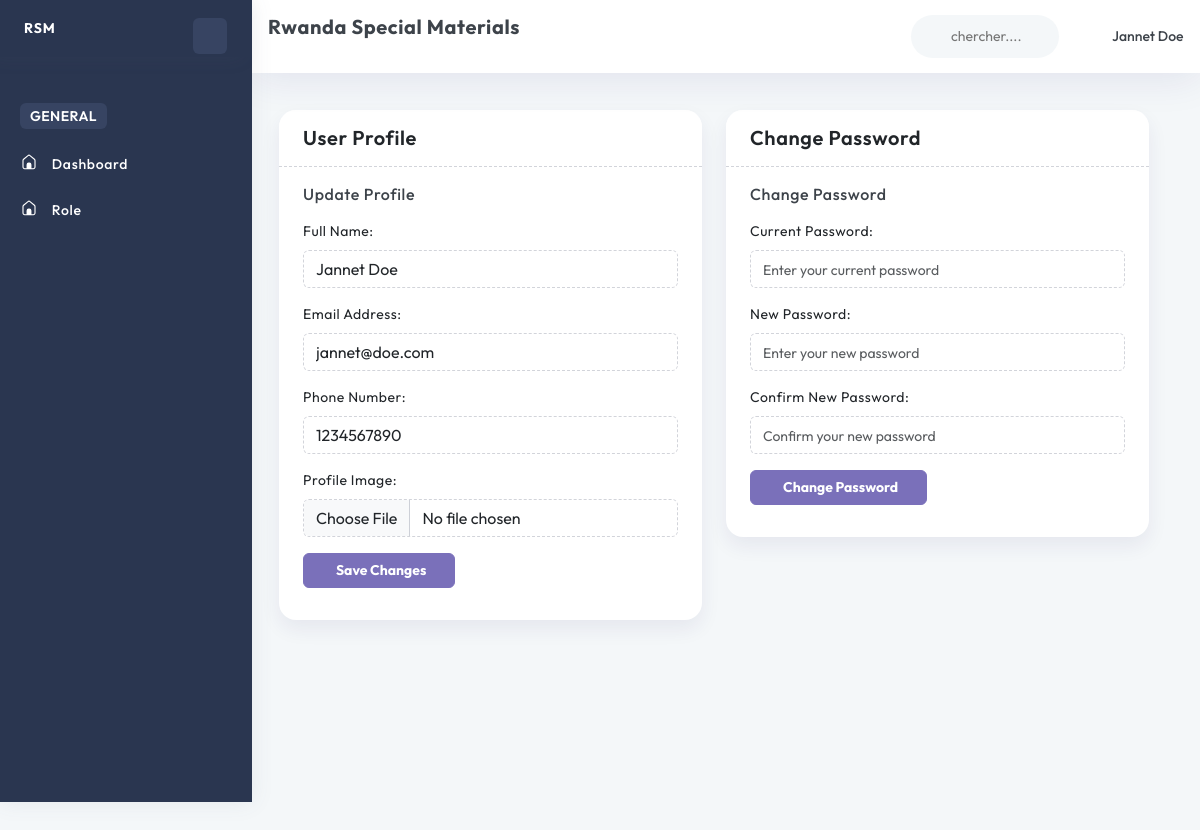
The app's page /profile/ (signed in) with its own data.
### account/models.py (models this page shows, shortened)
class User(AbstractBaseUser, PermissionsMixin):
    email = models.EmailField(unique=True)
    name = models.CharField(max_length=255)
    phone_number = models.CharField(max_length=15, unique=True)
    image = ProcessedImageField(
        upload_to=user_image_path,
        processors=[ResizeToFill(720, 720)],
        format='JPEG',
        options={'quality': 90},
        null=True,
        blank=True,
    )
    role = models.ForeignKey(Role, on_delete=models.SET_NULL, null=True, blank=True)
    slug = models.SlugField(unique=True, max_length=255, null=True, blank=True)
    added_by = models.ForeignKey('self', on_delete=models.CASCADE, null=True, blank=True, related_name='added_users')
    is_active = models.BooleanField(default=True)
    is_staff = models.BooleanField(default=False)
    created_at = models.DateTimeField(default=timezone.now)
    updated_at = models.DateTimeField(auto_now=True)
    objects = CustomUserManager()
    USERNAME_FIELD = 'email'
    REQUIRED_FIELDS = ['name', 'phone_number']

### account/views.py (the view, shortened to what this page needs)
# urls.py: path('profile/', userProfile, name='userProfile'),
@login_required
def userProfile(request):
    user = request.user
    profile_form = UserProfileForm(instance=user)
    password_form = PasswordChangeForm(user=user)
    context = {
        'profile_form': profile_form,
        'password_form': password_form,
    }
    return render(request, 'pages/auth/profile.html', context)

### templates/pages/auth/profile.html (shortened to what this page needs)
{% extends 'layouts/app.html' %}
{% load static %}
{% block content %}
    <div class="container-fluid">
        <div class="row">
            <div class="row">
                <div class="col-xl-6">
                    <div class="card">
                        <div class="card-header">
                            <h4 class="card-title mb-0">User Profile</h4>
                        </div>
                        <div class="card-body">
                            <form method="post" enctype="multipart/form-data" action="{% url 'auth:userProfile' %}">
                                <h5 class="mb-3">Update Profile</h5>
                                <div class="mb-3">
                                    {{ profile_form.name.label_tag }}
                                    {{ profile_form.name }}
                                </div>
                                <div class="mb-3">
                                    {{ profile_form.email.label_tag }}
                                    {{ profile_form.email }}
                                </div>
                                <div class="mb-3">
                                    {{ profile_form.phone_number.label_tag }}
                                    {{ profile_form.phone_number }}
                                </div>
                                <div class="mb-3">
                                    {{ profile_form.image.label_tag }}
                                    {{ profile_form.image }}
                                </div>
                                <div class="mb-3 text-start">
                                    <button class="btn btn-primary btn-block" type="submit" name="update_profile">
                                        <span class="fw-bold">
                                            Save Changes
                                        </span>
                                    </button>
                                </div>
                            </form>
                        </div>
                    </div>
                </div>
                <div class="col-xl-6">
                    <div class="card">
                        <div class="card-header">
                            <h4 class="card-title mb-0">Change Password</h4>
                        </div>
                        <div class="card-body">
                            <form method="post" action="{% url 'auth:userProfile' %}">
                                <h5 class="mb-3">Change Password</h5>
                                <div class="mb-3">
                                    {{ password_form.current_password.label_tag }}
                                    {{ password_form.current_password }}
                                </div>
                                <div class="mb-3">
                                    {{ password_form.new_password.label_tag }}
                                    {{ password_form.new_password }}
                                </div>
                                <div class="mb-3">
                                    {{ password_form.confirm_new_password.label_tag }}
                                    {{ password_form.confirm_new_password }}
                                </div>
                                <div class="mb-3 text-start">
                                    <button class="btn btn-primary btn-block" type="submit" name="change_password">
                                        <span class="fw-bold">
                                            Change Password
                                        </span>
                                    </button>
                                </div>
                            </form>
                        </div>
                    </div>
                </div>
            </div>
        </div>
    </div>
{% endblock %}

### templates/inc/header.html (shortened to what this page needs)
{% load static %}
<div class="page-header row">
    <div class="col-4 col-xl-4 page-title">
        <h4 class="f-w-700">Rwanda Special Materials</h4>
    </div>
    <div class="header-wrapper col m-0">
        <div class="row">
            <div class="nav-right col-xxl-8 col-xl-6 col-md-7 col-8 pull-right right-header p-0 ms-auto">
                <ul class="nav-menus">
                    <li>
                        <div class="form-group w-100">
                            <div class="Typeahead Typeahead--twitterUsers">
                                <div class="u-posRelative d-flex align-items-center">
                                    <svg class="search-bg svg-color">
                                        <use href="{% static 'svg/icon-sprite.svg#search' %}"></use>
                                    </svg>
                                    <input class="demo-input py-0 Typeahead-input form-control-plaintext w-100" type="text" placeholder="chercher...." name="q" title="">
                                </div>
                            </div>
                        </div>
                    </li>
                    <li class="profile-nav onhover-dropdown px-0 py-0">
                        <div class="d-flex profile-media align-items-center">
                            <div class="flex-grow-1">
                                <span>
                                    {{ request.user.name }}
                                </span>
                            </div>
                        </div>
                    </li>
                </ul>
            </div>
        </div>
    </div>
</div>

### records on screen
User: user.name "Jannet Doe", name "Jannet Doe", email "jannet@doe.com", phone_number "1234567890"

### other values on screen
{{ profile_form.name.label_tag }} "Full Name:"
{{ profile_form.email.label_tag }} "Email Address:"
{{ profile_form.phone_number.label_tag }} "Phone Number:"
{{ profile_form.image.label_tag }} "Profile Image:"
{{ password_form.current_password.label_tag }} "Current Password:"
{{ password_form.new_password.label_tag }} "New Password:"
{{ password_form.confirm_new_password.label_tag }} "Confirm New Password:"
